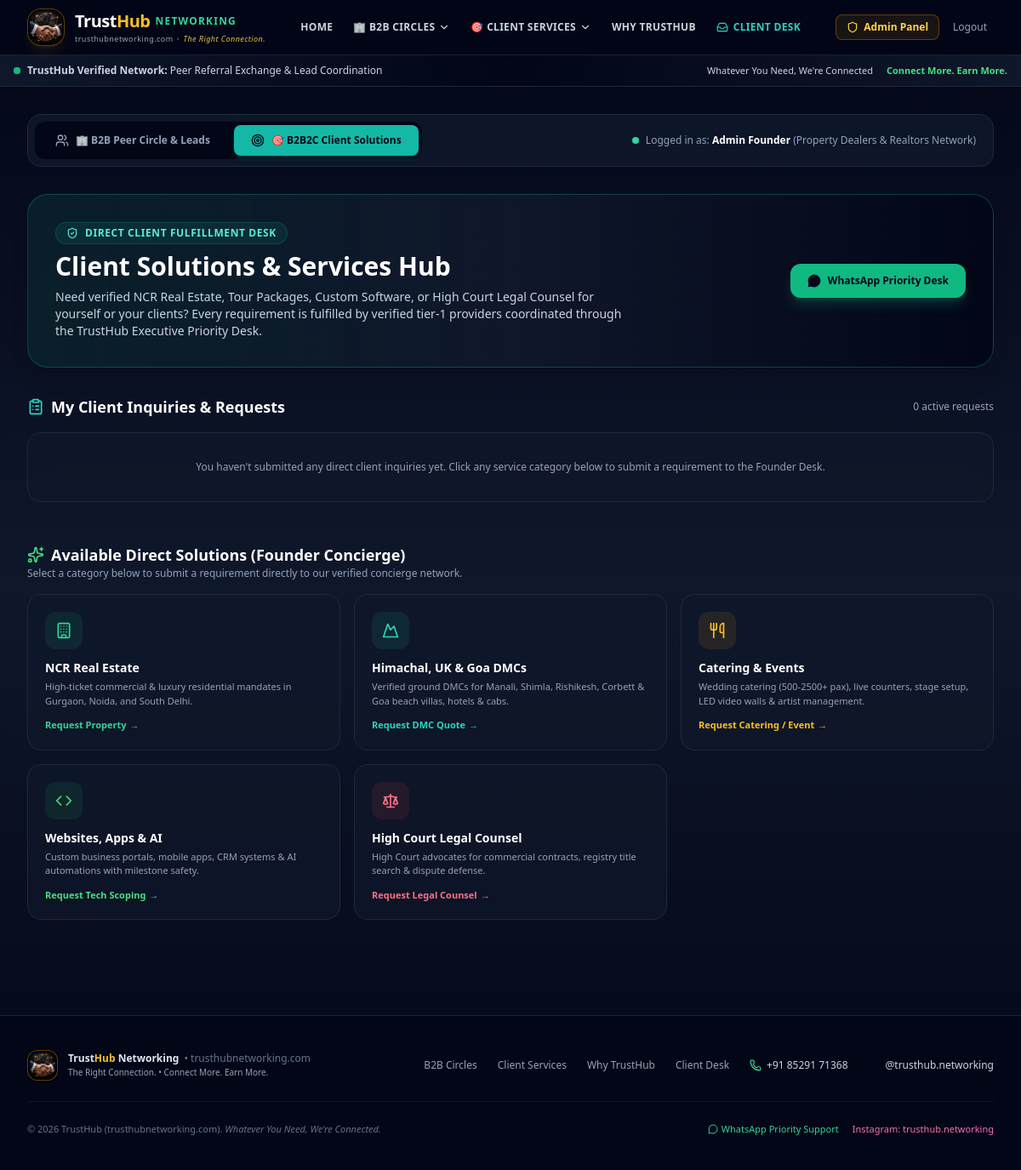
Page /app?mode=b2b2c (signed in) on the earlier database version.
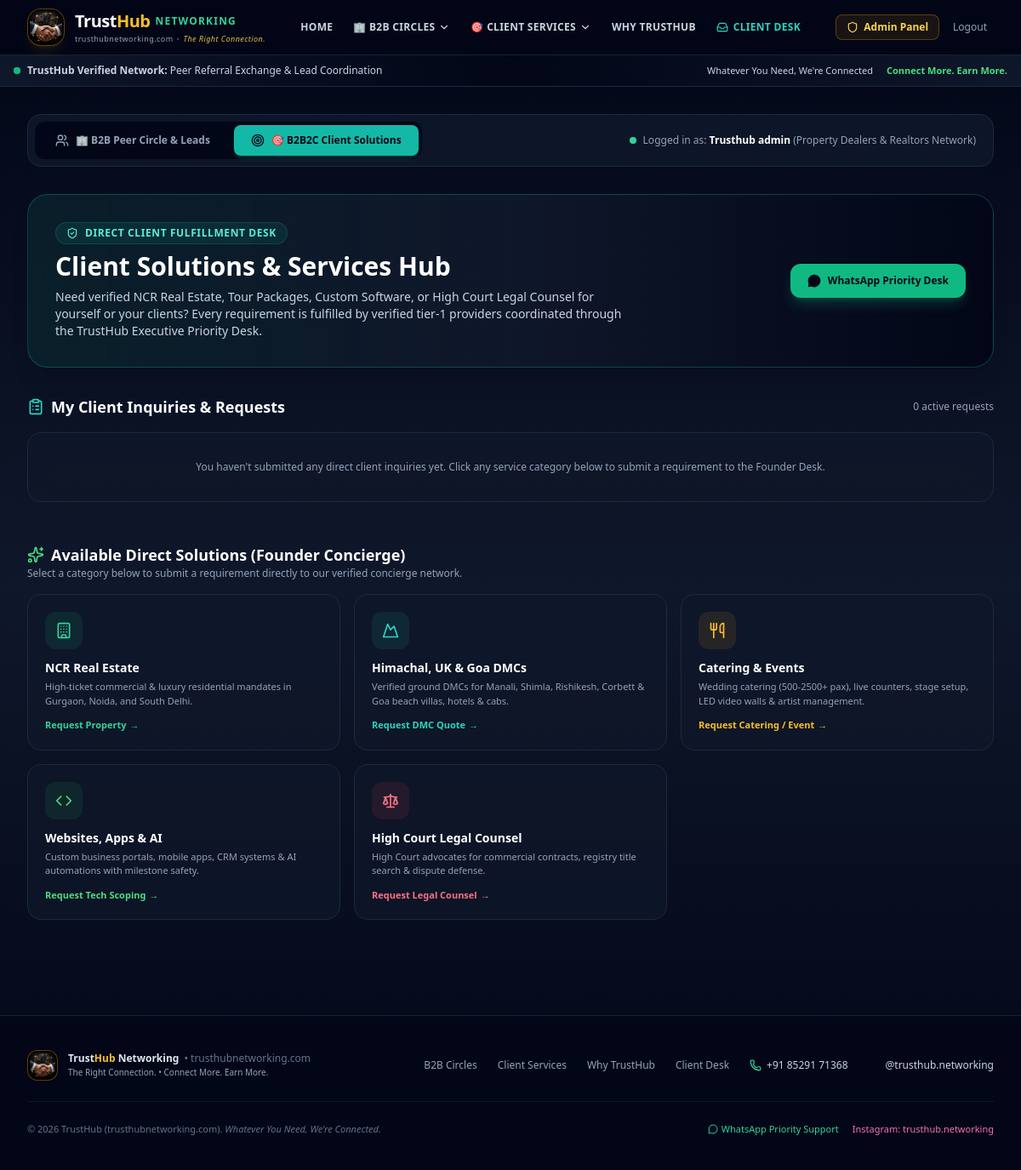
Same page on the later database version.
### tables this page shows
CREATE TABLE users (
        id INTEGER PRIMARY KEY AUTOINCREMENT,
        full_name TEXT NOT NULL,
        phone_number TEXT NOT NULL,
        whatsapp_number TEXT NOT NULL,
        profession_category TEXT NOT NULL,
        profession_custom TEXT,
        group_id INTEGER,
        city_area TEXT NOT NULL,
        business_name TEXT,
        years_experience INTEGER DEFAULT 1,
        rera_or_license_id TEXT,
        source_channel TEXT,
        consent_share_contact INTEGER DEFAULT 1,
        verification_status TEXT DEFAULT 'approved', -- 'pending', 'approved', 'rejected'
        reputation_score INTEGER DEFAULT 100,
        role TEXT DEFAULT 'member', -- 'member', 'admin'
        subscription_status TEXT DEFAULT 'trial', -- 'trial', 'active', 'expired'
        trial_ends_at TIMESTAMP,
        created_at TIMESTAMP DEFAULT CURRENT_TIMESTAMP,
        FOREIGN KEY (group_id) REFERENCES vertical_groups (id)
    );

CREATE TABLE vertical_groups (
        id INTEGER PRIMARY KEY AUTOINCREMENT,
        name TEXT NOT NULL,
        slug TEXT UNIQUE NOT NULL,
        category TEXT NOT NULL,
        description TEXT,
        icon TEXT DEFAULT 'users',
        whatsapp_group_link TEXT NOT NULL DEFAULT 'https://chat.whatsapp.com/invite-default',
        min_commission_rate TEXT DEFAULT '10-20% Brokerage / Success Fee',
        is_active INTEGER DEFAULT 1,
        created_at TIMESTAMP DEFAULT CURRENT_TIMESTAMP
    , monthly_fee INTEGER DEFAULT 399);

### main.py (the view)
@app.get("/app", response_class=HTMLResponse)
async def member_dashboard(
    request: Request,
    mode: str = "b2b",
    location: str = None,
    deal_type: str = None,
    search: str = None
):
    current_user = get_current_user(request)
    if not current_user:
        return RedirectResponse(url="/onboard", status_code=302)
    group_id = current_user.get("group_id") or 1
    group = models.get_group_by_id(group_id)
    leads = models.get_leads_for_group(group_id, sub_location=location, deal_type=deal_type, search=search)
    b2b2c_inquiries = models.get_b2b2c_inquiries(user_id=current_user.get("id"), user_phone=current_user.get("phone_number"))
    return templates.TemplateResponse(request=request, name="dashboard.html", context={
        "current_user": current_user,
        "group": group,
        "leads": leads,
        "b2b2c_inquiries": b2b2c_inquiries,
        "mode": mode,
        "location": location,
        "deal_type": deal_type,
        "search": search
    })

### templates/dashboard.html (shortened to what this page needs)
{% extends "layout.html" %}
{% block banner %}
<div class="bg-gradient-to-r from-slate-900 via-slate-950 to-slate-900 border-b border-slate-800 px-4 py-2.5 text-xs text-slate-300">
  <div class="max-w-7xl mx-auto flex flex-wrap items-center justify-between gap-3">
    <div class="flex items-center gap-2">
      <span class="flex h-2 w-2 relative">
        <span class="relative inline-flex rounded-full h-2 w-2 bg-emerald-500"></span>
      </span>
      <span><strong>TrustHub Verified Network:</strong> Peer Referral Exchange & Lead Coordination</span>
    </div>
    <div class="flex items-center gap-4 text-[11px] text-slate-400">
      <span class="hidden sm:inline text-slate-300">Whatever You Need, We're Connected</span>
      <span class="text-brand-400 font-semibold">Connect More. Earn More.</span>
    </div>
  </div>
</div>
{% endblock %}
{% block content %}
<div class="max-w-7xl mx-auto px-4 sm:px-6 lg:px-8 py-8">
  <div class="mb-8 flex flex-col sm:flex-row items-stretch sm:items-center justify-between gap-4 p-2 rounded-2xl bg-slate-900/90 border border-slate-800">
    <div class="flex items-center gap-2 p-1 rounded-xl bg-slate-950">
      <a href="/app?mode=b2b" class="px-5 py-2.5 rounded-lg font-extrabold text-xs flex items-center gap-2 transition {% if mode != 'b2b2c' %}bg-brand-500 text-slate-950 shadow-md shadow-brand-500/20{% else %}text-slate-400 hover:text-white{% endif %}">
        <i data-lucide="users" class="w-4 h-4"></i>
        <span>🏢 B2B Peer Circle & Leads</span>
      </a>
      <a href="/app?mode=b2b2c" class="px-5 py-2.5 rounded-lg font-extrabold text-xs flex items-center gap-2 transition {% if mode == 'b2b2c' %}bg-teal-500 text-slate-950 shadow-md shadow-teal-500/20{% else %}text-slate-400 hover:text-white{% endif %}">
        <i data-lucide="target" class="w-4 h-4"></i>
        <span>🎯 B2B2C Client Solutions</span>
      </a>
    </div>
    <div class="px-3 text-xs text-slate-400 flex items-center gap-2">
      <span class="w-2 h-2 rounded-full bg-emerald-400"></span>
      <span>Logged in as: <strong class="text-white">{{ current_user.full_name }}</strong> ({{ current_user.group_name }})</span>
    </div>
  </div>
  {% if mode == 'b2b2c' %}
  <div x-data="{ crossModal: false, targetService: '' }">
    <div class="mb-8 p-8 rounded-3xl glass-card border border-teal-500/30 bg-gradient-to-r from-teal-950/40 via-slate-900 to-slate-950 flex flex-col md:flex-row items-start md:items-center justify-between gap-6 shadow-xl">
      <div class="max-w-2xl">
        <div class="inline-flex items-center gap-2 px-3 py-1 rounded-full bg-teal-500/10 text-teal-300 text-xs font-bold border border-teal-500/20 uppercase tracking-wider mb-2">
          <i data-lucide="shield-check" class="w-3.5 h-3.5"></i>
          <span>Direct Client Fulfillment Desk</span>
        </div>
        <h1 class="text-2xl sm:text-3xl font-extrabold text-white">
          Client Solutions & Services Hub
        </h1>
        <p class="text-xs sm:text-sm text-slate-300 mt-2 leading-relaxed">
          Need verified NCR Real Estate, Tour Packages, Custom Software, or High Court Legal Counsel for yourself or your clients? Every requirement is fulfilled by verified tier-1 providers coordinated through the TrustHub Executive Priority Desk.
        </p>
      </div>
      <a href="https://wa.me/918529171368?text={{ 'Hi TrustHub Support, I need a direct client solution on TrustHub.'|urlencode }}" target="_blank" rel="noopener noreferrer" class="shrink-0 px-5 py-3 rounded-xl bg-emerald-500 hover:bg-emerald-400 text-slate-950 font-extrabold text-xs flex items-center gap-2 transition shadow-lg shadow-emerald-500/25">
        <i data-lucide="message-circle" class="w-4 h-4 fill-current"></i>
        <span>WhatsApp Priority Desk</span>
      </a>
    </div>
    <div class="mb-12">
      <div class="flex items-center justify-between mb-4">
        <h2 class="text-lg font-bold text-white flex items-center gap-2">
          <i data-lucide="clipboard-list" class="w-5 h-5 text-teal-400"></i>
          <span>My Client Inquiries & Requests</span>
        </h2>
        <span class="text-xs text-slate-400">{{ b2b2c_inquiries|length }} active requests</span>
      </div>
      {% if b2b2c_inquiries %}
        <div class="space-y-4">
          {% for inq in b2b2c_inquiries %}
            <div class="p-6 rounded-2xl glass-card border border-slate-800 hover:border-teal-500/40 transition flex flex-col md:flex-row md:items-center justify-between gap-6">
              <div class="space-y-2 max-w-3xl">
                <div class="flex flex-wrap items-center gap-2.5">
                  <span class="text-xs uppercase font-extrabold px-2.5 py-0.5 rounded bg-teal-500/20 text-teal-300 border border-teal-500/30">
                    {{ inq.target_service }}
                  </span>
                  {% if inq.budget_range %}
                    <span class="text-xs text-slate-300 font-medium bg-slate-800 px-2 py-0.5 rounded">
                      Budget: {{ inq.budget_range }}
                    </span>
                  {% endif %}
                  <span class="text-[11px] text-slate-400">
                    Submitted: {{ inq.created_at[:10] }}
                  </span>
                  {% if inq.status == 'pending' %}
                    <span class="text-[11px] font-bold px-2 py-0.5 rounded bg-amber-500/20 text-amber-300 border border-amber-500/30 flex items-center gap-1">
                      <span class="w-1.5 h-1.5 rounded-full bg-amber-400"></span> Under Founder Review
                    </span>
                  {% elif inq.status == 'matched' %}
                    <span class="text-[11px] font-bold px-2 py-0.5 rounded bg-emerald-500/20 text-emerald-300 border border-emerald-500/30 flex items-center gap-1">
                      <span class="w-1.5 h-1.5 rounded-full bg-emerald-400"></span> Verified Provider Matched
                    </span>
                  {% else %}
                    <span class="text-[11px] font-bold px-2 py-0.5 rounded bg-slate-800 text-slate-300">
                      {{ inq.status|capitalize }}
                    </span>
                  {% endif %}
                </div>
                <p class="text-xs sm:text-sm text-slate-200 leading-relaxed font-medium">
                  {{ inq.requirement_details }}
                </p>
                <div class="text-[11px] text-slate-400">
                  Client / Contact: <strong class="text-slate-300">{{ inq.user_name }}</strong> ({{ inq.user_phone }})
                </div>
              </div>
              <div class="shrink-0">
                {% set follow_msg = "Hi Founder Desk, I'd like an update on my TrustHub Client Solution request #" ~ inq.id ~ " (" ~ inq.target_service ~ ")." %}
                <a href="https://wa.me/919999999999?text={{ follow_msg|urlencode }}" target="_blank" rel="noopener noreferrer" class="py-2.5 px-4 rounded-xl bg-slate-800 hover:bg-emerald-500 hover:text-slate-950 text-slate-200 text-xs font-bold flex items-center justify-center gap-2 transition">
                  <i data-lucide="message-circle" class="w-4 h-4"></i>
                  <span>WhatsApp Founder Update</span>
                </a>
              </div>
            </div>
          {% endfor %}
        </div>
      {% else %}
        <div class="p-8 rounded-2xl glass-card border border-slate-800 text-center">
          <p class="text-xs text-slate-400">You haven't submitted any direct client inquiries yet. Click any service category below to submit a requirement to the Founder Desk.</p>
        </div>
      {% endif %}
    </div>
    <div>
      <div class="mb-4">
        <h2 class="text-lg font-bold text-white flex items-center gap-2">
          <i data-lucide="sparkles" class="w-5 h-5 text-brand-400"></i>
          <span>Available Direct Solutions (Founder Concierge)</span>
        </h2>
        <p class="text-xs text-slate-400">Select a category below to submit a requirement directly to our verified concierge network.</p>
      </div>
      <div class="grid grid-cols-1 sm:grid-cols-2 lg:grid-cols-3 xl:grid-cols-5 gap-4">
        <div @click="targetService = 'Property / NCR Real Estate'; crossModal = true" class="p-5 rounded-2xl bg-slate-900/70 border border-slate-800 hover:border-emerald-500/50 hover:bg-slate-800/60 cursor-pointer transition group">
          <div class="w-11 h-11 rounded-xl bg-emerald-500/10 text-emerald-400 flex items-center justify-center mb-3 group-hover:scale-110 transition-transform">
            <i data-lucide="building" class="w-5 h-5"></i>
          </div>
          <h3 class="text-sm font-bold text-white mb-1">NCR Real Estate</h3>
          <p class="text-[11px] text-slate-400 line-clamp-2">High-ticket commercial & luxury residential mandates in Gurgaon, Noida, and South Delhi.</p>
          <div class="mt-3 text-[11px] text-emerald-400 font-bold flex items-center gap-1">
            <span>Request Property</span> &rarr;
          </div>
        </div>
        <div @click="targetService = 'Himachal, Uttarakhand & Goa DMCs'; crossModal = true" class="p-5 rounded-2xl bg-slate-900/70 border border-slate-800 hover:border-teal-500/50 hover:bg-slate-800/60 cursor-pointer transition group">
          <div class="w-11 h-11 rounded-xl bg-teal-500/10 text-teal-400 flex items-center justify-center mb-3 group-hover:scale-110 transition-transform">
            <i data-lucide="mountain" class="w-5 h-5"></i>
          </div>
          <h3 class="text-sm font-bold text-white mb-1">Himachal, UK & Goa DMCs</h3>
          <p class="text-[11px] text-slate-400 line-clamp-2">Verified ground DMCs for Manali, Shimla, Rishikesh, Corbett & Goa beach villas, hotels & cabs.</p>
          <div class="mt-3 text-[11px] text-teal-400 font-bold flex items-center gap-1">
            <span>Request DMC Quote</span> &rarr;
          </div>
        </div>
        <div @click="targetService = 'Catering & Event Production Services'; crossModal = true" class="p-5 rounded-2xl bg-slate-900/70 border border-slate-800 hover:border-amber-500/50 hover:bg-slate-800/60 cursor-pointer transition group">
          <div class="w-11 h-11 rounded-xl bg-amber-500/10 text-amber-400 flex items-center justify-center mb-3 group-hover:scale-110 transition-transform">
            <i data-lucide="utensils" class="w-5 h-5"></i>
          </div>
          <h3 class="text-sm font-bold text-white mb-1">Catering & Events</h3>
          <p class="text-[11px] text-slate-400 line-clamp-2">Wedding catering (500-2500+ pax), live counters, stage setup, LED video walls & artist management.</p>
          <div class="mt-3 text-[11px] text-amber-400 font-bold flex items-center gap-1">
            <span>Request Catering / Event</span> &rarr;
          </div>
        </div>
        <div @click="targetService = 'Website, App & Custom Software'; crossModal = true" class="p-5 rounded-2xl bg-slate-900/70 border border-slate-800 hover:border-brand-500/50 hover:bg-slate-800/60 cursor-pointer transition group">
          <div class="w-11 h-11 rounded-xl bg-brand-500/10 text-brand-400 flex items-center justify-center mb-3 group-hover:scale-110 transition-transform">
            <i data-lucide="code" class="w-5 h-5"></i>
          </div>
          <h3 class="text-sm font-bold text-white mb-1">Websites, Apps & AI</h3>
          <p class="text-[11px] text-slate-400 line-clamp-2">Custom business portals, mobile apps, CRM systems & AI automations with milestone safety.</p>
          <div class="mt-3 text-[11px] text-brand-400 font-bold flex items-center gap-1">
            <span>Request Tech Scoping</span> &rarr;
          </div>
        </div>
        <div @click="targetService = 'Legal, Litigation & Drafting'; crossModal = true" class="p-5 rounded-2xl bg-slate-900/70 border border-slate-800 hover:border-rose-500/50 hover:bg-slate-800/60 cursor-pointer transition group">
          <div class="w-11 h-11 rounded-xl bg-rose-500/10 text-rose-400 flex items-center justify-center mb-3 group-hover:scale-110 transition-transform">
            <i data-lucide="scale" class="w-5 h-5"></i>
          </div>
          <h3 class="text-sm font-bold text-white mb-1">High Court Legal Counsel</h3>
          <p class="text-[11px] text-slate-400 line-clamp-2">High Court advocates for commercial contracts, registry title search & dispute defense.</p>
          <div class="mt-3 text-[11px] text-rose-400 font-bold flex items-center gap-1">
            <span>Request Legal Counsel</span> &rarr;
          </div>
        </div>
      </div>
    </div>
  </div>
  {% endif %}
</div>
{% endblock %}

Differences in the rows shown:
changed users: full_name "Admin Founder" → "Trusthub admin"
